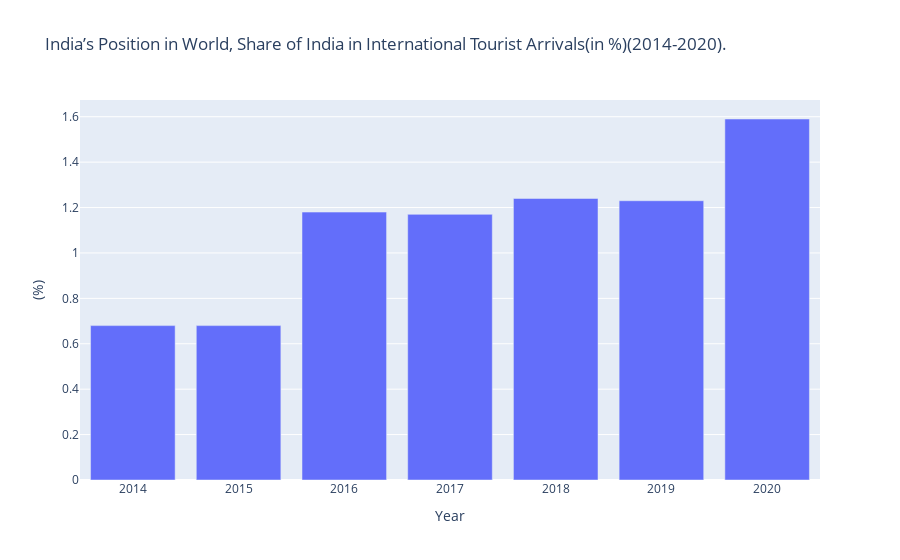

Write notebook code for a chart like this one.
### Markdown cell above
**Let's plot the share of arrivals in India, with the arrivals in the rest of the world**

### Code cell
fig4 = px.bar(general, x="year", y="ipwiita", 
       labels={"year":"Year", "ipwiita": "(%)"},
       title="India’s Position in World, Share of India in International Tourist Arrivals(in %)(2014-2020).")
fig4.show()

### Figure 1 — Plotly figure (JSON) as saved in the notebook; plotly's stock layout.template omitted (floating-point values rounded to 4 significant figures)
{"data": [{"alignmentgroup": "True", "hovertemplate": "Year=%{x}<br>(%)=%{y}<extra></extra>", "legendgroup": "", "marker": {"color": "#636efa", "pattern": {"shape": ""}}, "name": "", "offsetgroup": "", "orientation": "v", "showlegend": false, "textposition": "auto", "type": "bar", "x": [2014, 2015, 2016, 2017, 2018, 2019, 2020], "xaxis": "x", "y": [0.68, 0.68, 1.18, 1.17, 1.24, 1.23, 1.59], "yaxis": "y"}], "layout": {"autosize": true, "barmode": "relative", "legend": {"tracegroupgap": 0}, "title": {"text": "India’s Position in World, Share of India in International Tourist Arrivals(in %)(2014-2020)."}, "xaxis": {"anchor": "y", "autorange": true, "domain": [0, 1], "range": [2014.0, 2020.0], "title": {"text": "Year"}, "type": "linear"}, "yaxis": {"anchor": "x", "autorange": true, "domain": [0, 1], "range": [0, 1.674], "title": {"text": "(%)"}, "type": "linear"}}}
